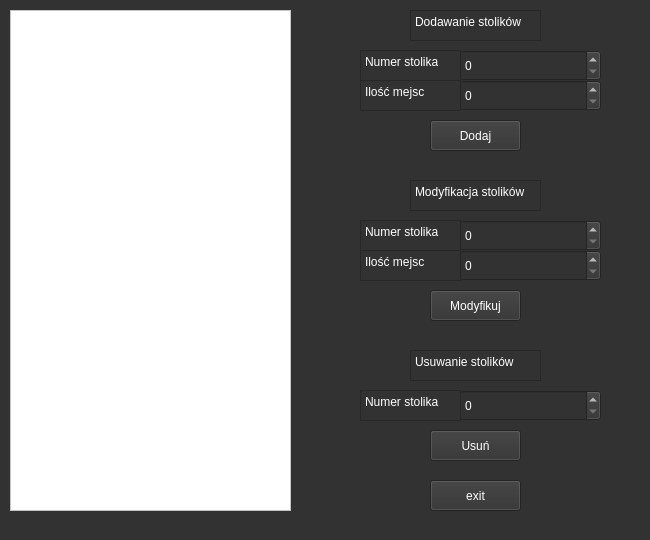
<?xml version="1.0" encoding="UTF-8"?>
<ui version="4.0">
 <class>Stoliki</class>
 <widget class="QMainWindow" name="Stoliki">
  <property name="geometry">
   <rect>
    <x>0</x>
    <y>0</y>
    <width>650</width>
    <height>540</height>
   </rect>
  </property>
  <property name="minimumSize">
   <size>
    <width>650</width>
    <height>540</height>
   </size>
  </property>
  <property name="maximumSize">
   <size>
    <width>650</width>
    <height>540</height>
   </size>
  </property>
  <property name="windowTitle">
   <string>MainWindow</string>
  </property>
  <property name="styleSheet">
   <string notr="true">background-color: rgb(50, 50, 50);
color: rgb(255, 255, 255);</string>
  </property>
  <widget class="QWidget" name="centralwidget">
   <widget class="QTextBrowser" name="textBrowser">
    <property name="geometry">
     <rect>
      <x>410</x>
      <y>10</y>
      <width>131</width>
      <height>31</height>
     </rect>
    </property>
    <property name="html">
     <string>&lt;!DOCTYPE HTML PUBLIC &quot;-//W3C//DTD HTML 4.0//EN&quot; &quot;http://www.w3.org/TR/REC-html40/strict.dtd&quot;&gt;
&lt;html&gt;&lt;head&gt;&lt;meta name=&quot;qrichtext&quot; content=&quot;1&quot; /&gt;&lt;meta charset=&quot;utf-8&quot; /&gt;&lt;style type=&quot;text/css&quot;&gt;
p, li { white-space: pre-wrap; }
hr { height: 1px; border-width: 0; }
li.unchecked::marker { content: &quot;\2610&quot;; }
li.checked::marker { content: &quot;\2612&quot;; }
&lt;/style&gt;&lt;/head&gt;&lt;body style=&quot; font-family:'Segoe UI'; font-size:9pt; font-weight:400; font-style:normal;&quot;&gt;
&lt;p style=&quot; margin-top:0px; margin-bottom:0px; margin-left:0px; margin-right:0px; -qt-block-indent:0; text-indent:0px;&quot;&gt;Dodawanie stolików&lt;/p&gt;&lt;/body&gt;&lt;/html&gt;</string>
    </property>
   </widget>
   <widget class="QTextBrowser" name="textBrowser_2">
    <property name="geometry">
     <rect>
      <x>410</x>
      <y>180</y>
      <width>131</width>
      <height>31</height>
     </rect>
    </property>
    <property name="html">
     <string>&lt;!DOCTYPE HTML PUBLIC &quot;-//W3C//DTD HTML 4.0//EN&quot; &quot;http://www.w3.org/TR/REC-html40/strict.dtd&quot;&gt;
&lt;html&gt;&lt;head&gt;&lt;meta name=&quot;qrichtext&quot; content=&quot;1&quot; /&gt;&lt;meta charset=&quot;utf-8&quot; /&gt;&lt;style type=&quot;text/css&quot;&gt;
p, li { white-space: pre-wrap; }
hr { height: 1px; border-width: 0; }
li.unchecked::marker { content: &quot;\2610&quot;; }
li.checked::marker { content: &quot;\2612&quot;; }
&lt;/style&gt;&lt;/head&gt;&lt;body style=&quot; font-family:'Segoe UI'; font-size:9pt; font-weight:400; font-style:normal;&quot;&gt;
&lt;p style=&quot; margin-top:0px; margin-bottom:0px; margin-left:0px; margin-right:0px; -qt-block-indent:0; text-indent:0px;&quot;&gt;Modyfikacja stolików&lt;/p&gt;&lt;/body&gt;&lt;/html&gt;</string>
    </property>
   </widget>
   <widget class="QTableView" name="tableView">
    <property name="geometry">
     <rect>
      <x>10</x>
      <y>10</y>
      <width>281</width>
      <height>501</height>
     </rect>
    </property>
    <property name="styleSheet">
     <string notr="true">color: rgb(0, 0, 0);
background-color: rgb(255, 255, 255);</string>
    </property>
   </widget>
   <widget class="QPushButton" name="pushButton">
    <property name="geometry">
     <rect>
      <x>430</x>
      <y>120</y>
      <width>91</width>
      <height>31</height>
     </rect>
    </property>
    <property name="text">
     <string>Dodaj</string>
    </property>
   </widget>
   <widget class="QPushButton" name="pushButton_2">
    <property name="geometry">
     <rect>
      <x>430</x>
      <y>290</y>
      <width>91</width>
      <height>31</height>
     </rect>
    </property>
    <property name="text">
     <string>Modyfikuj</string>
    </property>
   </widget>
   <widget class="QPushButton" name="pushButton_3">
    <property name="geometry">
     <rect>
      <x>430</x>
      <y>480</y>
      <width>91</width>
      <height>31</height>
     </rect>
    </property>
    <property name="text">
     <string>exit</string>
    </property>
   </widget>
   <widget class="QTextBrowser" name="textBrowser_3">
    <property name="geometry">
     <rect>
      <x>360</x>
      <y>50</y>
      <width>101</width>
      <height>31</height>
     </rect>
    </property>
    <property name="html">
     <string>&lt;!DOCTYPE HTML PUBLIC &quot;-//W3C//DTD HTML 4.0//EN&quot; &quot;http://www.w3.org/TR/REC-html40/strict.dtd&quot;&gt;
&lt;html&gt;&lt;head&gt;&lt;meta name=&quot;qrichtext&quot; content=&quot;1&quot; /&gt;&lt;meta charset=&quot;utf-8&quot; /&gt;&lt;style type=&quot;text/css&quot;&gt;
p, li { white-space: pre-wrap; }
hr { height: 1px; border-width: 0; }
li.unchecked::marker { content: &quot;\2610&quot;; }
li.checked::marker { content: &quot;\2612&quot;; }
&lt;/style&gt;&lt;/head&gt;&lt;body style=&quot; font-family:'Segoe UI'; font-size:9pt; font-weight:400; font-style:normal;&quot;&gt;
&lt;p style=&quot; margin-top:0px; margin-bottom:0px; margin-left:0px; margin-right:0px; -qt-block-indent:0; text-indent:0px;&quot;&gt;Numer stolika&lt;/p&gt;&lt;/body&gt;&lt;/html&gt;</string>
    </property>
   </widget>
   <widget class="QTextBrowser" name="textBrowser_4">
    <property name="geometry">
     <rect>
      <x>360</x>
      <y>80</y>
      <width>101</width>
      <height>31</height>
     </rect>
    </property>
    <property name="html">
     <string>&lt;!DOCTYPE HTML PUBLIC &quot;-//W3C//DTD HTML 4.0//EN&quot; &quot;http://www.w3.org/TR/REC-html40/strict.dtd&quot;&gt;
&lt;html&gt;&lt;head&gt;&lt;meta name=&quot;qrichtext&quot; content=&quot;1&quot; /&gt;&lt;meta charset=&quot;utf-8&quot; /&gt;&lt;style type=&quot;text/css&quot;&gt;
p, li { white-space: pre-wrap; }
hr { height: 1px; border-width: 0; }
li.unchecked::marker { content: &quot;\2610&quot;; }
li.checked::marker { content: &quot;\2612&quot;; }
&lt;/style&gt;&lt;/head&gt;&lt;body style=&quot; font-family:'Segoe UI'; font-size:9pt; font-weight:400; font-style:normal;&quot;&gt;
&lt;p style=&quot; margin-top:0px; margin-bottom:0px; margin-left:0px; margin-right:0px; -qt-block-indent:0; text-indent:0px;&quot;&gt;Ilość mejsc&lt;/p&gt;&lt;/body&gt;&lt;/html&gt;</string>
    </property>
   </widget>
   <widget class="QSpinBox" name="spinBox">
    <property name="geometry">
     <rect>
      <x>460</x>
      <y>50</y>
      <width>141</width>
      <height>31</height>
     </rect>
    </property>
   </widget>
   <widget class="QSpinBox" name="spinBox_2">
    <property name="geometry">
     <rect>
      <x>460</x>
      <y>80</y>
      <width>141</width>
      <height>31</height>
     </rect>
    </property>
   </widget>
   <widget class="QTextBrowser" name="textBrowser_5">
    <property name="geometry">
     <rect>
      <x>360</x>
      <y>250</y>
      <width>101</width>
      <height>31</height>
     </rect>
    </property>
    <property name="html">
     <string>&lt;!DOCTYPE HTML PUBLIC &quot;-//W3C//DTD HTML 4.0//EN&quot; &quot;http://www.w3.org/TR/REC-html40/strict.dtd&quot;&gt;
&lt;html&gt;&lt;head&gt;&lt;meta name=&quot;qrichtext&quot; content=&quot;1&quot; /&gt;&lt;meta charset=&quot;utf-8&quot; /&gt;&lt;style type=&quot;text/css&quot;&gt;
p, li { white-space: pre-wrap; }
hr { height: 1px; border-width: 0; }
li.unchecked::marker { content: &quot;\2610&quot;; }
li.checked::marker { content: &quot;\2612&quot;; }
&lt;/style&gt;&lt;/head&gt;&lt;body style=&quot; font-family:'Segoe UI'; font-size:9pt; font-weight:400; font-style:normal;&quot;&gt;
&lt;p style=&quot; margin-top:0px; margin-bottom:0px; margin-left:0px; margin-right:0px; -qt-block-indent:0; text-indent:0px;&quot;&gt;Ilość mejsc&lt;/p&gt;&lt;/body&gt;&lt;/html&gt;</string>
    </property>
   </widget>
   <widget class="QSpinBox" name="spinBox_3">
    <property name="geometry">
     <rect>
      <x>460</x>
      <y>250</y>
      <width>141</width>
      <height>31</height>
     </rect>
    </property>
   </widget>
   <widget class="QTextBrowser" name="textBrowser_6">
    <property name="geometry">
     <rect>
      <x>360</x>
      <y>220</y>
      <width>101</width>
      <height>31</height>
     </rect>
    </property>
    <property name="html">
     <string>&lt;!DOCTYPE HTML PUBLIC &quot;-//W3C//DTD HTML 4.0//EN&quot; &quot;http://www.w3.org/TR/REC-html40/strict.dtd&quot;&gt;
&lt;html&gt;&lt;head&gt;&lt;meta name=&quot;qrichtext&quot; content=&quot;1&quot; /&gt;&lt;meta charset=&quot;utf-8&quot; /&gt;&lt;style type=&quot;text/css&quot;&gt;
p, li { white-space: pre-wrap; }
hr { height: 1px; border-width: 0; }
li.unchecked::marker { content: &quot;\2610&quot;; }
li.checked::marker { content: &quot;\2612&quot;; }
&lt;/style&gt;&lt;/head&gt;&lt;body style=&quot; font-family:'Segoe UI'; font-size:9pt; font-weight:400; font-style:normal;&quot;&gt;
&lt;p style=&quot; margin-top:0px; margin-bottom:0px; margin-left:0px; margin-right:0px; -qt-block-indent:0; text-indent:0px;&quot;&gt;Numer stolika&lt;/p&gt;&lt;/body&gt;&lt;/html&gt;</string>
    </property>
   </widget>
   <widget class="QSpinBox" name="spinBox_4">
    <property name="geometry">
     <rect>
      <x>460</x>
      <y>220</y>
      <width>141</width>
      <height>31</height>
     </rect>
    </property>
   </widget>
   <widget class="QTextBrowser" name="textBrowser_7">
    <property name="geometry">
     <rect>
      <x>410</x>
      <y>350</y>
      <width>131</width>
      <height>31</height>
     </rect>
    </property>
    <property name="html">
     <string>&lt;!DOCTYPE HTML PUBLIC &quot;-//W3C//DTD HTML 4.0//EN&quot; &quot;http://www.w3.org/TR/REC-html40/strict.dtd&quot;&gt;
&lt;html&gt;&lt;head&gt;&lt;meta name=&quot;qrichtext&quot; content=&quot;1&quot; /&gt;&lt;meta charset=&quot;utf-8&quot; /&gt;&lt;style type=&quot;text/css&quot;&gt;
p, li { white-space: pre-wrap; }
hr { height: 1px; border-width: 0; }
li.unchecked::marker { content: &quot;\2610&quot;; }
li.checked::marker { content: &quot;\2612&quot;; }
&lt;/style&gt;&lt;/head&gt;&lt;body style=&quot; font-family:'Segoe UI'; font-size:9pt; font-weight:400; font-style:normal;&quot;&gt;
&lt;p style=&quot; margin-top:0px; margin-bottom:0px; margin-left:0px; margin-right:0px; -qt-block-indent:0; text-indent:0px;&quot;&gt;Usuwanie stolików&lt;/p&gt;&lt;/body&gt;&lt;/html&gt;</string>
    </property>
   </widget>
   <widget class="QSpinBox" name="spinBox_5">
    <property name="geometry">
     <rect>
      <x>460</x>
      <y>390</y>
      <width>141</width>
      <height>31</height>
     </rect>
    </property>
   </widget>
   <widget class="QTextBrowser" name="textBrowser_8">
    <property name="geometry">
     <rect>
      <x>360</x>
      <y>390</y>
      <width>101</width>
      <height>31</height>
     </rect>
    </property>
    <property name="html">
     <string>&lt;!DOCTYPE HTML PUBLIC &quot;-//W3C//DTD HTML 4.0//EN&quot; &quot;http://www.w3.org/TR/REC-html40/strict.dtd&quot;&gt;
&lt;html&gt;&lt;head&gt;&lt;meta name=&quot;qrichtext&quot; content=&quot;1&quot; /&gt;&lt;meta charset=&quot;utf-8&quot; /&gt;&lt;style type=&quot;text/css&quot;&gt;
p, li { white-space: pre-wrap; }
hr { height: 1px; border-width: 0; }
li.unchecked::marker { content: &quot;\2610&quot;; }
li.checked::marker { content: &quot;\2612&quot;; }
&lt;/style&gt;&lt;/head&gt;&lt;body style=&quot; font-family:'Segoe UI'; font-size:9pt; font-weight:400; font-style:normal;&quot;&gt;
&lt;p style=&quot; margin-top:0px; margin-bottom:0px; margin-left:0px; margin-right:0px; -qt-block-indent:0; text-indent:0px;&quot;&gt;Numer stolika&lt;/p&gt;&lt;/body&gt;&lt;/html&gt;</string>
    </property>
   </widget>
   <widget class="QPushButton" name="pushButton_5">
    <property name="geometry">
     <rect>
      <x>430</x>
      <y>430</y>
      <width>91</width>
      <height>31</height>
     </rect>
    </property>
    <property name="text">
     <string>Usuń</string>
    </property>
   </widget>
  </widget>
  <widget class="QMenuBar" name="menubar">
   <property name="geometry">
    <rect>
     <x>0</x>
     <y>0</y>
     <width>650</width>
     <height>21</height>
    </rect>
   </property>
  </widget>
 </widget>
 <resources/>
 <connections/>
</ui>
